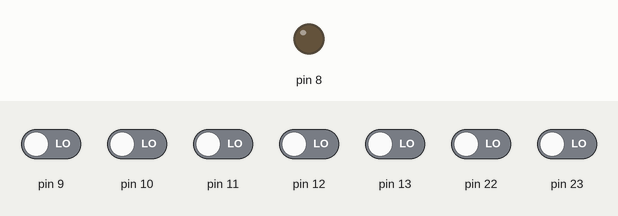
This program was run on a simulated Arduino Uno, built with avr-gcc and run on an emulated ATmega328P. Shown: output pins drawn as LEDs (lit = HIGH). The test bench sets the inputs (shaded band); at power-on: pin 9–13, pin 22, pin 23 LOW.

Above: at 0.8 s.
0.9 s: pin 9 driven HIGH
At 1.5 s:
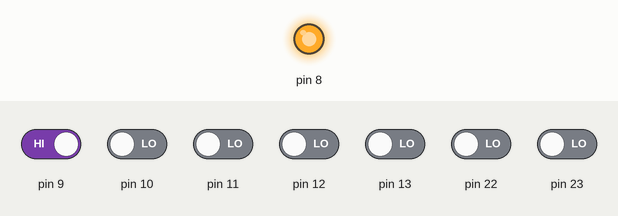
2.4 s: pin 9 driven LOW
At 2.7 s:
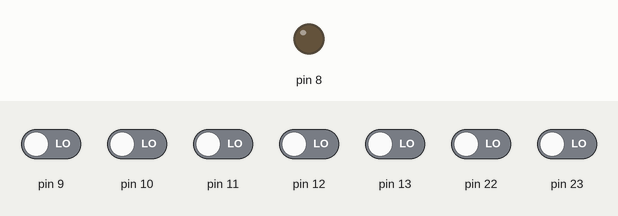
Timing chart, 0 to 5.4 s (numbered marks = the images above; inputs shaded):
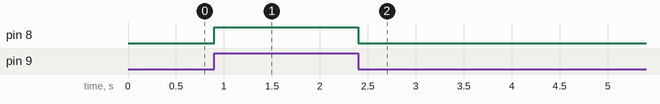

Measured:
- after the input at 0.9 s, pin 8: LOW → HIGH at once
- after the input at 2.4 s, pin 8: HIGH → LOW at once

The program:

main.c
```c
/*
 * Created: 9/19/2011 9:57:43 PM
 *  Author: Mwhited
 */

/* Include useful pre-defined functions */
#include <avr/interrupt.h>    // Defines pins, ports, etc to make programs easier to read
#define F_CPU 800000UL	      // Sets up the default speed for delay.h
#include <util/delay.h>

int main(){

	PORTB = 1<< PB0;
	DDRB  = 1<<DDB0;

	unsigned char i;


	while(1){
		i = PINB;
		PORTB = (i >> PB1) << PB0;
	}

	return(0);
}
```
